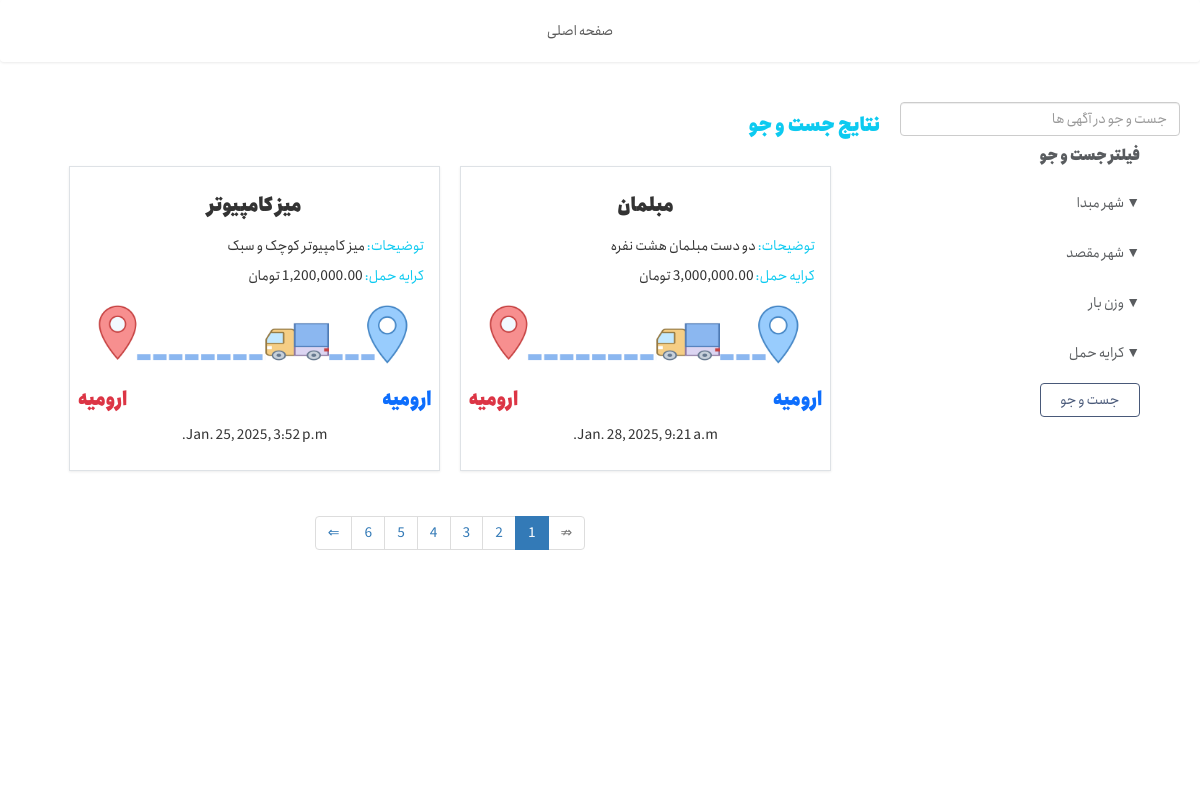
/ads/, run on the app's committed database.
### yuk/models.py (models this page shows, shortened)
class Advertisement(models.Model):
    title = models.CharField(max_length=200)
    shipper = models.ForeignKey(Shipper, on_delete=models.CASCADE)
    description = models.TextField()
    freight = models.IntegerField(null=True)
    STATUS = (
        ('P','در حال انتظار'),
        ('A','پذیرفته شده'),
    )
    status = models.CharField(max_length=1,choices=STATUS,default='P')
    date = models.DateTimeField(auto_now_add=True)
    class Meta:
        ordering = ["-date"]

class Route(models.Model):
    origin = models.CharField(max_length=200)
    destination = models.CharField(max_length=200)
    dest_city =  models.CharField(max_length=200,blank=True,null=True)
    origin_city =  models.CharField(max_length=200,blank=True,null=True)
    distance = models.CharField(max_length=200)
    estimated_time = models.CharField(max_length=200)
    advertisement = models.OneToOneField(Advertisement, on_delete=models.CASCADE)

### main/views.py (the view)
# urls.py: path('ads/', views.ads, name='ads'),
def ads(request):
    if request.user.is_authenticated:
        app = CustomUser.objects.get(user=request.user).app
        auth = True
        if Driver.objects.filter(user=request.user):
            isDriver = True
        else:
            isDriver = False
    else:
        auth = False
        app = False
        isDriver = False
    if request.method == "POST":
        search = request.POST['search']
        origin = request.POST['origin']
        destination = request.POST['destination']
        minWeight = request.POST['min-weight'] if request.POST['min-weight'] else 0
        maxWeight = request.POST['max-weight'] if request.POST['max-weight'] else 1000000
        maxFreight = request.POST['max-freight'] if request.POST['max-freight'] else 10000000000
        minFreight = request.POST['min-freight'] if request.POST['min-freight'] else 0
        ads = Advertisement.objects.filter(title__icontains=search,
                                           freight__gte=minFreight,
                                           freight__lte=maxFreight)
        advertisements = []
        for ad in ads:
            route = Route.objects.filter(advertisement=ad,
                                         origin_city__icontains=origin,
                                         dest_city__icontains=destination)
            cargo = Cargo.objects.filter(advertisement=ad,
                                         weight__gte=minWeight,
                                         weight__lte=maxWeight,)
            if route and cargo:
                advertisements.append([ad,route[0],cargo[0]])
        page = request.GET.get('page', 1)
        paginator = Paginator(advertisements, 2)
        try:
            ads = paginator.page(page)
        except PageNotAnInteger:
            ads = paginator.page(1)
        except EmptyPage:
            ads = paginator.page(paginator.num_pages)
        filter_params = {
        'search': search,
        'origin': origin,
        'destination': destination,
        'minWeight': minWeight,
        'maxWeight': maxWeight,
        'minFreight': minFreight,
        'maxFreight': maxFreight,
        }
        return render(request, "main/ads.html",{'ads':ads,'auth':auth,'isDriver': isDriver,'app':app,'filter_params':filter_params})
    else:
        search = request.POST.get('search', request.GET.get('search', ''))
        origin = request.POST.get('origin', request.GET.get('origin', ''))
        destination = request.POST.get('destination', request.GET.get('destination', ''))
        minWeight = request.POST.get('minWeight', request.GET.get('minWeight', 0))
        maxWeight = request.POST.get('maxWeight', request.GET.get('maxWeight', 1000000))
        maxFreight = request.POST.get('maxFreight', request.GET.get('maxFreight', 10000000000))
        minFreight = request.POST.get('minFreight', request.GET.get('minFreight', 0))
        filter_params = {
        'search': search,
        'origin': origin,
        'destination': destination,
        'minWeight': minWeight,
        'maxWeight': maxWeight,
        'minFreight': minFreight,
        'maxFreight': maxFreight,
        }
        ads = Advertisement.objects.filter(title__icontains=search,
                                           freight__gte=minFreight,
                                           freight__lte=maxFreight)
        advertisements = []
        for ad in ads:
            route = Route.objects.filter(advertisement=ad,
                                         origin_city__icontains=origin,
                                         dest_city__icontains=destination)
            cargo = Cargo.objects.filter(advertisement=ad,
                                         weight__gte=minWeight,
                                         weight__lte=maxWeight,)
            if route and cargo:
                advertisements.append([ad,route[0],cargo[0]])
        page = request.GET.get('page', 1)
        paginator = Paginator(advertisements, 2)
        try:
            ads = paginator.page(page)
        except PageNotAnInteger:
            ads = paginator.page(1)
        except EmptyPage:
            ads = paginator.page(paginator.num_pages)
        return render(request, "main/ads.html",{'ads':ads,'auth':auth,'filter_params':filter_params , 'isDriver': isDriver,'app':app})

### yuk/models.py (called while the page is built)
    def __str__(self):
        return f"{self.user.first_name} {self.user.last_name}"

### main/templates/main/ads.html (shortened to what this page needs)
<!DOCTYPE html>
<html lang="en">
<head>
  {% load static%}
  <link rel="stylesheet" type="text/css" href="{% static 'yol/bootstrap/css/bootstrap.min.css' %}">
  <link rel="stylesheet" href="https://maxcdn.bootstrapcdn.com/bootstrap/3.4.1/css/bootstrap.min.css">
  <link rel="stylesheet" href="{% static 'yol/style/css/style.css' %}">
</head>
<body>
  <nav class="navbar navbar-expand navbar-light shadow-sm px-4 d-flex justify-content-center">
    <div>
      <ul class="navbar-nav mr-auto ">
        <li class="nav-item">
          <a class="nav-link mx-2" href="/">صفحه اصلی</a>
        </li>
      </ul>
    </div>
    <br>
  </nav>
  <div class="fix-sidebar bg-white">
    <form action="" method="post"><input type='hidden'/>
      <input class="form-control" type="search" name="search" placeholder="جست و جو در آگهی ها">
      <ul class="navbar-nav" style="float: right;">
        <h5 class="text-center text-muted">فیلتر جست و جو</h5>
        <li class="nav-item">
          <a class="nav-link text-muted" data-toggle="collapse" href="#collapse1" role="button" aria-expanded="false" aria-controls="collapseExample">
            &#x25BC; شهر مبدا
          </a>
        </li>
        <li class="nav-item">
          <a class="nav-link text-muted" data-toggle="collapse" href="#collapse2" role="button" aria-expanded="false" aria-controls="collapseExample">
            &#x25BC; شهر مقصد
          </a>
        </li>
        <li class="nav-item">
          <a class="nav-link text-muted" data-toggle="collapse" href="#collapse3" role="button" aria-expanded="false" aria-controls="collapseExample">
            &#x25BC; وزن بار
          </a>
        </li>
        <li class="nav-item">
          <a class="nav-link text-muted" data-toggle="collapse" href="#collapse4" role="button" aria-expanded="false" aria-controls="collapseExample">
            &#x25BC;  کرایه حمل
          </a>
        </li>
        <button class="btn btn-outline-main my-2" type="submit">جست و جو</button>
      </ul>
    </form>
  </div>
  <div class="content">
    <h4 class="text-info">نتایج جست و جو</h4>
    <div class="row d-flex justify-content-center mt-4">
      {% for ad in ads %}
      <div class="col-md-5 p-3 m-3 shadow-sm border" data-toggle="modal" data-target="#{{ad.0.id}}" role="button">
        <div class="card-body p-2">
          <h4 class="card-title text-center mb-4">{{ad.0.title}}</h4>
          <p class="mb-3"><span class="text-info">توضیحات: </span>{{ad.0.description}}</p>
          <p class="mb-3"><span class="text-info">کرایه حمل: </span>{{ ad.0.freight|floatformat:"2g" }} تومان</p>
          <div class="row">
            <img class="img-thumbnail" src="{% static 'yol/images/transport.png' %}" alt="" srcset="">
            <div class="col-6 text-end text-primary"><h4>{{ad.1.origin_city}}</h4></div>
            <div class="col-6 text-start text-danger"><h4>{{ad.1.dest_city}}</h4></div>
          </div>
          <p class="text-center">{{ad.0.date}}</p>
        </div>
      </div>
      {% endfor %}
    </div>
    {% if ads.has_other_pages %}
    <nav aria-label="Page navigation example" class=" d-flex justify-content-center m-4" style="direction:ltr;">
      <ul class="pagination">
        {% if ads.has_next %}
        <li><a href="?page={{ ads.next_page_number }}{% for key, value in filter_params.items %}&{{ key }}={{ value }}{% endfor %}">&lArr;</a></li>
        {% else %}
        <li class="disabled"><span>&#8653;</span></li>
        {% endif %}
        {% for i in ads.paginator.page_range reversed %}
          {% if ads.number == i %}
          <li class="active"><span>{{ i }} <span class="sr-only">(current)</span></span></li>
          {% else %}
          <li><a href="?page={{ i }}{% for key, value in filter_params.items %}&{{ key }}={{ value }}{% endfor %}">{{ i }}</a></li>
          {% endif %}
        {% endfor %}
        {% if ads.has_previous %}
          <li class="page-item"><a href="?page=1{% for key, value in filter_params.items %}&{{ key }}={{ value }}{% endfor %}">صفحه اول</a></li>
          <li class="page-item"><a href="?page={{ ads.previous_page_number }}{% for key, value in filter_params.items %}&{{ key }}={{ value }}{% endfor %}">&rArr;</a></li>
        {% else %}
          <li class="disabled"><span>&#8655;</span></li>
        {% endif %}
      </ul>
    </nav>
  {% endif %}
    {% for ad in ads %}
  </div>
    {% endfor %}
</body>
</html>

### yol/static/yol/style/css/style.css (style rules this page uses)
:root { --main: #495979; }
body { font-family: anjoman-light,sans-serif; direction: rtl; }
h1, h2, h3, h4, h5, h6 { font-family: anjoman-heavy,sans-serif !important; line-height: 1.6; }
.btn-outline-main { color: var(--main); background-color: transparent; background-image: none; border-color: var(--main); }
.fix-sidebar { width: 300px; background-color: #f8f9fa; position: fixed; height: 100%; padding-top: 20px; padding-right: 20px ; overflow-y: auto; }
.content { margin-right: 300px; padding: 20px; flex-grow: 1; }

### main/templates/main/ads.html (style rules this page uses)
.img-thumbnail { border: none; }

### data on the page
Advertisement: title "مبلمان", description "دو دست مبلمان هشت نفره", freight "3,000,000.00", origin_city "ارومیه", dest_city "ارومیه", date "Jan. 28, 2025, 9:21 a.m."
Advertisement: title "میز کامپیوتر", description "میز کامپیوتر کوچک و سبک", freight "1,200,000.00", origin_city "ارومیه", dest_city "ارومیه", date "Jan. 25, 2025, 3:52 p.m."

### other printed values
{{ i }} "6" "5" "4" "3" "2"
{{ i }} "1"
